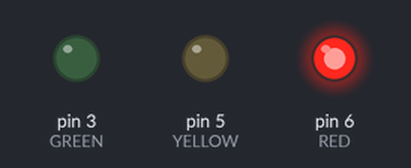
Bench run of a sketch on a simulated Arduino Uno, built with avr-gcc and run on an emulated ATmega328P. Shown: output pins drawn as LEDs (lit = HIGH).

Above: at 3.5 s.
At 10.5 s:
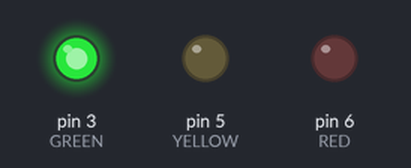
At 16.1 s:
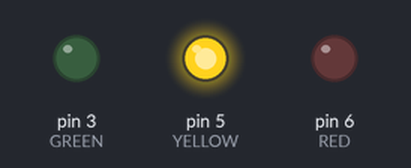
Timing chart, 0 to 23.8 s (numbered marks = the images above):
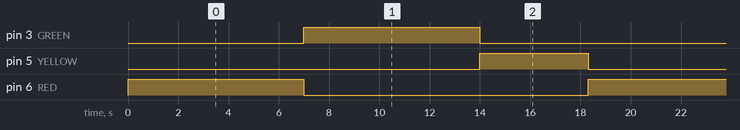

Measured:
- by itself, pin 3 (GREEN), pin 6 (RED): alternates HIGH for 7.0 s and LOW for 11.3 s
- by itself, pin 5 (YELLOW): alternates HIGH for 4.3 s and LOW for 14.0 s
- by itself, everything shown: repeats every 18.3 s, in 3 steps

The sketch:

stop_light.ino
```cpp
#define GREEN 3
#define YELLOW 5
#define RED 6
#define lightDelay 7000 // time between light changes

void setup() {
pinMode(GREEN, OUTPUT);
pinMode(YELLOW, OUTPUT);
pinMode(RED, OUTPUT);
digitalWrite(GREEN, LOW);
digitalWrite(YELLOW, LOW);
digitalWrite(RED, HIGH);
}

void loop() {
// starts on red and then 5sec untill green light
delay(lightDelay);
digitalWrite(RED, LOW);
digitalWrite(GREEN, HIGH);

// its green for 3 sec then yellow
delay(lightDelay);
digitalWrite(GREEN, LOW);
digitalWrite(YELLOW, HIGH);

//its yellow for 3sec then red
delay(lightDelay - 2700);
digitalWrite(YELLOW, LOW);
digitalWrite(RED, HIGH);
}
```
